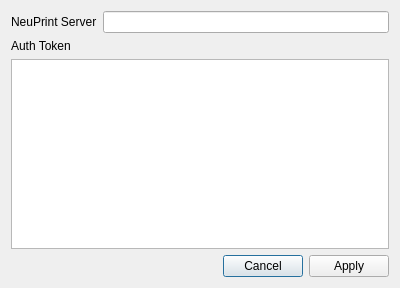
<?xml version="1.0" encoding="UTF-8"?>
<ui version="4.0">
 <class>NeuprintSetupDialog</class>
 <widget class="QDialog" name="NeuprintSetupDialog">
  <property name="geometry">
   <rect>
    <x>0</x>
    <y>0</y>
    <width>400</width>
    <height>288</height>
   </rect>
  </property>
  <property name="windowTitle">
   <string>NeuPrint Setup</string>
  </property>
  <layout class="QVBoxLayout" name="verticalLayout">
   <item>
    <layout class="QHBoxLayout" name="horizontalLayout">
     <item>
      <widget class="QLabel" name="label">
       <property name="text">
        <string>NeuPrint Server</string>
       </property>
      </widget>
     </item>
     <item>
      <widget class="QLineEdit" name="serverLineEdit"/>
     </item>
    </layout>
   </item>
   <item>
    <widget class="QLabel" name="label_2">
     <property name="text">
      <string>Auth Token</string>
     </property>
    </widget>
   </item>
   <item>
    <widget class="QTextEdit" name="tokenTextEdit"/>
   </item>
   <item>
    <widget class="QDialogButtonBox" name="buttonBox">
     <property name="orientation">
      <enum>Qt::Horizontal</enum>
     </property>
     <property name="standardButtons">
      <set>QDialogButtonBox::Apply|QDialogButtonBox::Cancel</set>
     </property>
    </widget>
   </item>
  </layout>
 </widget>
 <resources/>
 <connections>
  <connection>
   <sender>buttonBox</sender>
   <signal>accepted()</signal>
   <receiver>NeuprintSetupDialog</receiver>
   <slot>accept()</slot>
   <hints>
    <hint type="sourcelabel">
     <x>248</x>
     <y>254</y>
    </hint>
    <hint type="destinationlabel">
     <x>157</x>
     <y>274</y>
    </hint>
   </hints>
  </connection>
  <connection>
   <sender>buttonBox</sender>
   <signal>rejected()</signal>
   <receiver>NeuprintSetupDialog</receiver>
   <slot>reject()</slot>
   <hints>
    <hint type="sourcelabel">
     <x>316</x>
     <y>260</y>
    </hint>
    <hint type="destinationlabel">
     <x>286</x>
     <y>274</y>
    </hint>
   </hints>
  </connection>
 </connections>
</ui>
